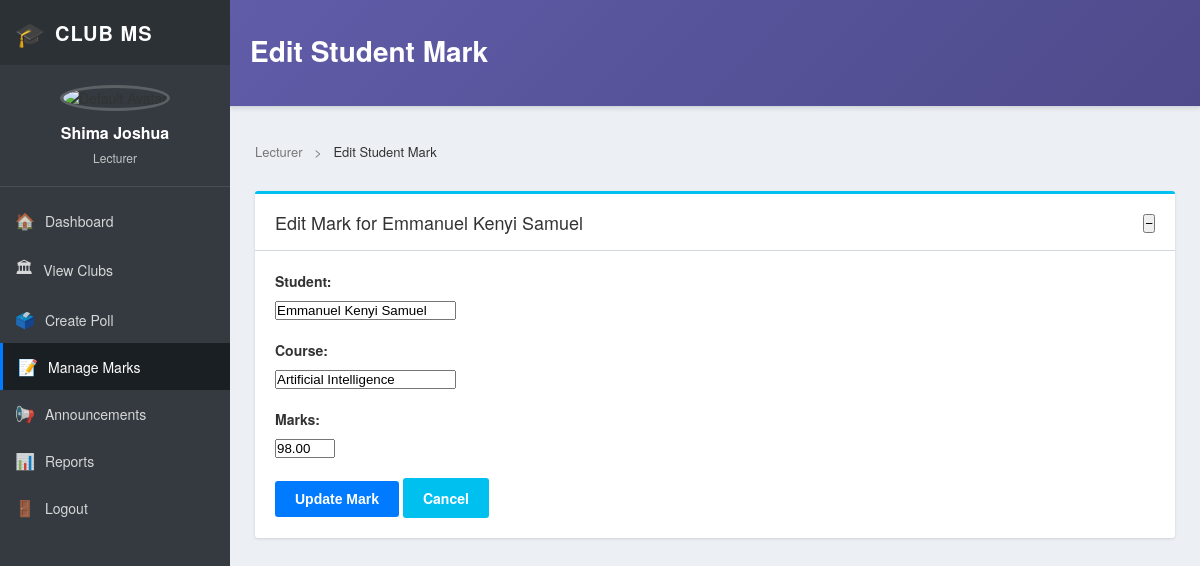
/users/dashboard/lecturer/edit-mark/2/ (signed in), run on the app's committed database.
### users/models.py (models this page shows, shortened)
class Profile(models.Model):
    ROLE_CHOICES = [
        ("student", "Student"),
        ("lecturer", "Lecturer"),
        ("admin", "Admin"),
    ]
    user = models.OneToOneField(User, on_delete=models.CASCADE)
    role = models.CharField(max_length=20, choices=ROLE_CHOICES)
    name = models.CharField(max_length=100)

class StudentMark(models.Model):
    student = models.ForeignKey(User, on_delete=models.CASCADE, related_name='student_marks')
    course = models.ForeignKey(Course, on_delete=models.CASCADE)
    marks = models.DecimalField(max_digits=5, decimal_places=2)
    grade_letter = models.CharField(max_length=2, blank=True)
    grade_point = models.DecimalField(max_digits=3, decimal_places=1, blank=True, null=True)
    remarks = models.CharField(max_length=50, blank=True)
    semester = models.CharField(max_length=20, blank=True, null=True)
    date_recorded = models.DateTimeField(auto_now_add=True)

class Course(models.Model):
    code = models.CharField(max_length=10, unique=True)
    name = models.CharField(max_length=100)
    credit_units = models.PositiveIntegerField()

### users/views.py (the view, shortened to what this page needs)
# urls.py: path('dashboard/lecturer/edit-mark/<int:mark_id>/', views.edit_mark, name='edit_mark'),
@login_required
def edit_mark(request, mark_id):
    profile = getattr(request.user, "profile", None)
    if not profile or profile.role.lower() != "lecturer":
        messages.error(request, "Only lecturers can edit marks.")
        return redirect("dashboard")
    mark = get_object_or_404(StudentMark, id=mark_id)
    context = {
        "mark": mark
    }
    return render(request, "users/edit_mark.html", context)

### users/templates/users/edit_mark.html (shortened to what this page needs)
{% load static %}
<!DOCTYPE html>
<html lang="en">
<head>
    <link rel="stylesheet" href="{% static 'css/lecturer_dashboard.css' %}?v=1">
</head>
<body>
<div class="dashboard-wrapper">
    <aside class="sidebar">
        <div class="sidebar-header">
            <div class="logo-section">
                <span class="logo-icon">🎓</span>
                <span class="logo-text">CLUB MS</span>
            </div>
        </div>
        <div class="user-profile">
            {% if user.profile.avatar %}
                <img src="{{ user.profile.avatar.url }}" alt="{{ user.profile.name }}" class="sidebar-avatar">
            {% else %}
                <img src="{% static 'images/default-avatar.png' %}" alt="Default Avatar" class="sidebar-avatar">
            {% endif %}
            <h3>{{ user.profile.name }}</h3>
            <p class="sidebar-role">{{ user.profile.role|title }}</p>
        </div>
        <nav class="sidebar-nav">
            <ul>
                <li><a href="{% url 'lecturer_dashboard' %}"><span class="nav-icon">🏠</span> Dashboard</a></li>
                <li><a href="{% url 'club_list' %}"><span class="nav-icon">🏛</span> View Clubs</a></li>
                <li><a href="{% url 'create_poll' %}"><span class="nav-icon">🗳️</span> Create Poll</a></li>
                <li><a href="{% url 'lecturer_add_mark' %}" class="active"><span class="nav-icon">📝</span> Manage Marks</a></li>
                <li><a href="{% url 'announcements' %}"><span class="nav-icon">📢</span> Announcements</a></li>
                <li><a href="{% url 'reports' %}"><span class="nav-icon">📊</span> Reports</a></li>
                <li>
                    <form id="logout-form" action="{% url 'logout' %}" method="post" style="display:inline;">
                        <button type="submit" class="sidebar-link-btn">
                            <span class="nav-icon">🚪</span> Logout
                        </button>
                    </form>
                </li>
            </ul>
        </nav>
    </aside>
    <main class="dashboard-main">
        <header class="top-header">
            <div class="header-left">
                <h1 class="page-title">Edit Student Mark</h1>
            </div>
        </header>
        <div class="dashboard-content">
            <div class="breadcrumb">
                <span>Lecturer</span>
                <span class="separator">></span>
                <span class="current">Edit Student Mark</span>
            </div>
            <section class="panel">
                <div class="panel-header">
                    <h2>Edit Mark for {{ mark.student.profile.name }}</h2>
                    <div class="panel-actions">
                        <button class="panel-toggle">−</button>
                    </div>
                </div>
                <div class="panel-body">
                    <form method="post" action="{% url 'edit_mark' mark.id %}">
                        <div class="form-group">
                            <label for="student">Student:</label>
                            <input type="text" id="student" value="{{ mark.student.profile.name }}" readonly>
                        </div>
                        <div class="form-group">
                            <label for="course">Course:</label>
                            <input type="text" id="course" value="{{ mark.course.name }}" readonly>
                        </div>
                        <div class="form-group">
                            <label for="marks">Marks:</label>
                            <input type="number" name="marks" id="marks" min="0" max="100" value="{{ mark.marks }}" required>
                        </div>
                        <button type="submit" class="btn btn-primary">Update Mark</button>
                        <a href="{% url 'lecturer_add_mark' %}" class="btn btn-secondary">Cancel</a>
                    </form>
                </div>
            </section>
        </div>
    </main>
</div>
</body>
</html>

### static/css/lecturer_dashboard.css (style rules this page uses)
* { margin: 0; padding: 0; box-sizing: border-box; }
:root { --sidebar-bg: #343a40; --sidebar-text: #ffffff; --sidebar-active: #007bff; --main-bg: #ecf0f5; --card-blue: #00c0ef; --card-green: #00a65a; --card-yellow: #f39c12; --card-red: #dd4b39; --card-purple: #605ca8; --panel-bg: #ffffff; --text-dark: #333333; --text-muted: #777777; --border-color: #d2d6de; --hover-bg: #f4f4f4; }
body { font-family: 'Source Sans Pro', 'Helvetica Neue', Arial, sans-serif; background: var(--main-bg); color: var(--text-dark); font-size: 14px; }
.dashboard-wrapper { display: flex; min-height: 100vh; }
.sidebar { width: 230px; background: var(--sidebar-bg); position: fixed; height: 100vh; left: 0; top: 0; z-index: 100; overflow-y: auto; transition: all 0.3s; }
.sidebar-header { padding: 15px; background: #2c3136; }
.logo-section { display: flex; align-items: center; gap: 10px; color: var(--sidebar-text); }
.logo-icon { font-size: 24px; }
.logo-text { font-size: 20px; font-weight: 600; letter-spacing: 1px; }
.user-profile { padding: 20px 15px; text-align: center; border-bottom: 1px solid rgba(255, 255, 255, 0.1); }
.sidebar-avatar { width: 60px; height: 60px; border-radius: 50%; object-fit: cover; margin-bottom: 10px; border: 3px solid rgba(255, 255, 255, 0.2); }
.user-profile h3 { font-size: 16px; color: var(--sidebar-text); margin-bottom: 5px; font-weight: 600; }
.sidebar-role { font-size: 12px; color: rgba(255, 255, 255, 0.7); }
.sidebar-nav { padding: 10px 0; }
.sidebar-nav ul { list-style: none; }
.sidebar-nav li { margin: 0; }
.sidebar-nav a { display: flex; align-items: center; padding: 12px 15px; color: rgba(255, 255, 255, 0.8); text-decoration: none; transition: all 0.3s; font-size: 14px; }
.sidebar-nav a.active { background: #1a1f24; color: var(--sidebar-text); border-left: 3px solid var(--sidebar-active); }
.sidebar-link-btn { width: 100%; display: flex; align-items: center; padding: 12px 15px; color: rgba(255, 255, 255, 0.8); background: none; border: none; text-align: left; font-size: 14px; font-family: inherit; cursor: pointer; transition: all 0.3s; }
.nav-icon { margin-right: 10px; font-size: 16px; }
.dashboard-main { margin-left: 230px; flex: 1; display: flex; flex-direction: column; min-height: 100vh; }
.top-header { background: linear-gradient(135deg, var(--card-purple) 0%, #4e4a8b 100%); color: white; padding: 30px 20px; border-bottom: 1px solid var(--border-color); position: sticky; top: 0; z-index: 50; box-shadow: 0 2px 4px rgba(0,0,0,0.1); }
.top-header h1 { font-size: 28px; font-weight: 600; margin-bottom: 5px; }
.dashboard-content { padding: 25px; flex: 1; }
.btn { padding: 10px 20px; border: none; border-radius: 3px; font-size: 14px; cursor: pointer; text-decoration: none; display: inline-block; transition: all 0.3s; font-weight: 600; background: var(--card-blue); color: white; }
.btn-primary { background: var(--sidebar-active); }
.panel { background: var(--panel-bg); border-radius: 3px; box-shadow: 0 1px 3px rgba(0,0,0,0.12); border-top: 3px solid var(--card-blue); margin-bottom: 20px; }
.panel-header { padding: 15px 20px; border-bottom: 1px solid var(--border-color); display: flex; justify-content: space-between; align-items: center; }
.panel-header h2 { font-size: 18px; font-weight: 400; color: var(--text-dark); }
.panel-body { padding: 20px; }
.breadcrumb { font-size: 13px; color: var(--text-muted); margin-bottom: 20px; padding: 10px 0; }
.breadcrumb .separator { margin: 0 8px; }
.breadcrumb .current { color: var(--text-dark); }
.form-group { margin-bottom: 20px; }
.form-group label { display: block; font-size: 14px; font-weight: 600; margin-bottom: 8px; color: var(--text-dark); }

### data on the page
StudentMark: student.profile.name "Emmanuel Kenyi Samuel", course.name "Artificial Intelligence", marks "98.00"

### other printed values
{{ user.profile.name }} "Shima Joshua"
{{ user.profile.role|title }} "Lecturer"
